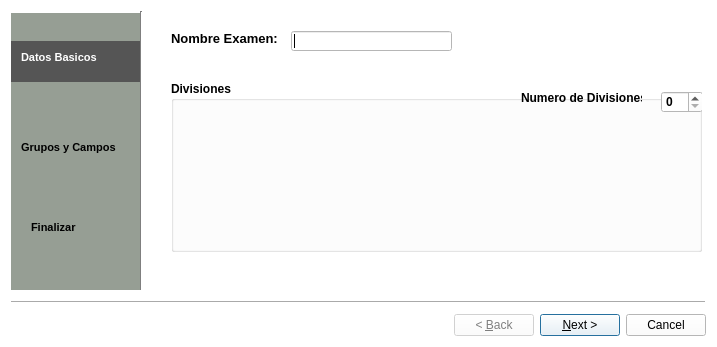
<?xml version="1.0" encoding="UTF-8"?>
<ui version="4.0">
 <class>Wizard</class>
 <widget class="QWizard" name="Wizard">
  <property name="geometry">
   <rect>
    <x>0</x>
    <y>0</y>
    <width>717</width>
    <height>347</height>
   </rect>
  </property>
  <property name="palette">
   <palette>
    <active>
     <colorrole role="WindowText">
      <brush brushstyle="SolidPattern">
       <color alpha="255">
        <red>0</red>
        <green>0</green>
        <blue>0</blue>
       </color>
      </brush>
     </colorrole>
     <colorrole role="Button">
      <brush brushstyle="SolidPattern">
       <color alpha="255">
        <red>255</red>
        <green>255</green>
        <blue>255</blue>
       </color>
      </brush>
     </colorrole>
     <colorrole role="Light">
      <brush brushstyle="SolidPattern">
       <color alpha="255">
        <red>255</red>
        <green>255</green>
        <blue>255</blue>
       </color>
      </brush>
     </colorrole>
     <colorrole role="Midlight">
      <brush brushstyle="SolidPattern">
       <color alpha="255">
        <red>255</red>
        <green>255</green>
        <blue>255</blue>
       </color>
      </brush>
     </colorrole>
     <colorrole role="Dark">
      <brush brushstyle="SolidPattern">
       <color alpha="255">
        <red>127</red>
        <green>127</green>
        <blue>127</blue>
       </color>
      </brush>
     </colorrole>
     <colorrole role="Mid">
      <brush brushstyle="SolidPattern">
       <color alpha="255">
        <red>170</red>
        <green>170</green>
        <blue>170</blue>
       </color>
      </brush>
     </colorrole>
     <colorrole role="Text">
      <brush brushstyle="SolidPattern">
       <color alpha="255">
        <red>0</red>
        <green>0</green>
        <blue>0</blue>
       </color>
      </brush>
     </colorrole>
     <colorrole role="BrightText">
      <brush brushstyle="SolidPattern">
       <color alpha="255">
        <red>255</red>
        <green>255</green>
        <blue>255</blue>
       </color>
      </brush>
     </colorrole>
     <colorrole role="ButtonText">
      <brush brushstyle="SolidPattern">
       <color alpha="255">
        <red>0</red>
        <green>0</green>
        <blue>0</blue>
       </color>
      </brush>
     </colorrole>
     <colorrole role="Base">
      <brush brushstyle="SolidPattern">
       <color alpha="255">
        <red>255</red>
        <green>255</green>
        <blue>255</blue>
       </color>
      </brush>
     </colorrole>
     <colorrole role="Window">
      <brush brushstyle="SolidPattern">
       <color alpha="255">
        <red>255</red>
        <green>255</green>
        <blue>255</blue>
       </color>
      </brush>
     </colorrole>
     <colorrole role="Shadow">
      <brush brushstyle="SolidPattern">
       <color alpha="255">
        <red>0</red>
        <green>0</green>
        <blue>0</blue>
       </color>
      </brush>
     </colorrole>
     <colorrole role="AlternateBase">
      <brush brushstyle="SolidPattern">
       <color alpha="255">
        <red>255</red>
        <green>255</green>
        <blue>255</blue>
       </color>
      </brush>
     </colorrole>
     <colorrole role="ToolTipBase">
      <brush brushstyle="SolidPattern">
       <color alpha="255">
        <red>255</red>
        <green>255</green>
        <blue>220</blue>
       </color>
      </brush>
     </colorrole>
     <colorrole role="ToolTipText">
      <brush brushstyle="SolidPattern">
       <color alpha="255">
        <red>0</red>
        <green>0</green>
        <blue>0</blue>
       </color>
      </brush>
     </colorrole>
    </active>
    <inactive>
     <colorrole role="WindowText">
      <brush brushstyle="SolidPattern">
       <color alpha="255">
        <red>0</red>
        <green>0</green>
        <blue>0</blue>
       </color>
      </brush>
     </colorrole>
     <colorrole role="Button">
      <brush brushstyle="SolidPattern">
       <color alpha="255">
        <red>255</red>
        <green>255</green>
        <blue>255</blue>
       </color>
      </brush>
     </colorrole>
     <colorrole role="Light">
      <brush brushstyle="SolidPattern">
       <color alpha="255">
        <red>255</red>
        <green>255</green>
        <blue>255</blue>
       </color>
      </brush>
     </colorrole>
     <colorrole role="Midlight">
      <brush brushstyle="SolidPattern">
       <color alpha="255">
        <red>255</red>
        <green>255</green>
        <blue>255</blue>
       </color>
      </brush>
     </colorrole>
     <colorrole role="Dark">
      <brush brushstyle="SolidPattern">
       <color alpha="255">
        <red>127</red>
        <green>127</green>
        <blue>127</blue>
       </color>
      </brush>
     </colorrole>
     <colorrole role="Mid">
      <brush brushstyle="SolidPattern">
       <color alpha="255">
        <red>170</red>
        <green>170</green>
        <blue>170</blue>
       </color>
      </brush>
     </colorrole>
     <colorrole role="Text">
      <brush brushstyle="SolidPattern">
       <color alpha="255">
        <red>0</red>
        <green>0</green>
        <blue>0</blue>
       </color>
      </brush>
     </colorrole>
     <colorrole role="BrightText">
      <brush brushstyle="SolidPattern">
       <color alpha="255">
        <red>255</red>
        <green>255</green>
        <blue>255</blue>
       </color>
      </brush>
     </colorrole>
     <colorrole role="ButtonText">
      <brush brushstyle="SolidPattern">
       <color alpha="255">
        <red>0</red>
        <green>0</green>
        <blue>0</blue>
       </color>
      </brush>
     </colorrole>
     <colorrole role="Base">
      <brush brushstyle="SolidPattern">
       <color alpha="255">
        <red>255</red>
        <green>255</green>
        <blue>255</blue>
       </color>
      </brush>
     </colorrole>
     <colorrole role="Window">
      <brush brushstyle="SolidPattern">
       <color alpha="255">
        <red>255</red>
        <green>255</green>
        <blue>255</blue>
       </color>
      </brush>
     </colorrole>
     <colorrole role="Shadow">
      <brush brushstyle="SolidPattern">
       <color alpha="255">
        <red>0</red>
        <green>0</green>
        <blue>0</blue>
       </color>
      </brush>
     </colorrole>
     <colorrole role="AlternateBase">
      <brush brushstyle="SolidPattern">
       <color alpha="255">
        <red>255</red>
        <green>255</green>
        <blue>255</blue>
       </color>
      </brush>
     </colorrole>
     <colorrole role="ToolTipBase">
      <brush brushstyle="SolidPattern">
       <color alpha="255">
        <red>255</red>
        <green>255</green>
        <blue>220</blue>
       </color>
      </brush>
     </colorrole>
     <colorrole role="ToolTipText">
      <brush brushstyle="SolidPattern">
       <color alpha="255">
        <red>0</red>
        <green>0</green>
        <blue>0</blue>
       </color>
      </brush>
     </colorrole>
    </inactive>
    <disabled>
     <colorrole role="WindowText">
      <brush brushstyle="SolidPattern">
       <color alpha="255">
        <red>127</red>
        <green>127</green>
        <blue>127</blue>
       </color>
      </brush>
     </colorrole>
     <colorrole role="Button">
      <brush brushstyle="SolidPattern">
       <color alpha="255">
        <red>255</red>
        <green>255</green>
        <blue>255</blue>
       </color>
      </brush>
     </colorrole>
     <colorrole role="Light">
      <brush brushstyle="SolidPattern">
       <color alpha="255">
        <red>255</red>
        <green>255</green>
        <blue>255</blue>
       </color>
      </brush>
     </colorrole>
     <colorrole role="Midlight">
      <brush brushstyle="SolidPattern">
       <color alpha="255">
        <red>255</red>
        <green>255</green>
        <blue>255</blue>
       </color>
      </brush>
     </colorrole>
     <colorrole role="Dark">
      <brush brushstyle="SolidPattern">
       <color alpha="255">
        <red>127</red>
        <green>127</green>
        <blue>127</blue>
       </color>
      </brush>
     </colorrole>
     <colorrole role="Mid">
      <brush brushstyle="SolidPattern">
       <color alpha="255">
        <red>170</red>
        <green>170</green>
        <blue>170</blue>
       </color>
      </brush>
     </colorrole>
     <colorrole role="Text">
      <brush brushstyle="SolidPattern">
       <color alpha="255">
        <red>127</red>
        <green>127</green>
        <blue>127</blue>
       </color>
      </brush>
     </colorrole>
     <colorrole role="BrightText">
      <brush brushstyle="SolidPattern">
       <color alpha="255">
        <red>255</red>
        <green>255</green>
        <blue>255</blue>
       </color>
      </brush>
     </colorrole>
     <colorrole role="ButtonText">
      <brush brushstyle="SolidPattern">
       <color alpha="255">
        <red>127</red>
        <green>127</green>
        <blue>127</blue>
       </color>
      </brush>
     </colorrole>
     <colorrole role="Base">
      <brush brushstyle="SolidPattern">
       <color alpha="255">
        <red>255</red>
        <green>255</green>
        <blue>255</blue>
       </color>
      </brush>
     </colorrole>
     <colorrole role="Window">
      <brush brushstyle="SolidPattern">
       <color alpha="255">
        <red>255</red>
        <green>255</green>
        <blue>255</blue>
       </color>
      </brush>
     </colorrole>
     <colorrole role="Shadow">
      <brush brushstyle="SolidPattern">
       <color alpha="255">
        <red>0</red>
        <green>0</green>
        <blue>0</blue>
       </color>
      </brush>
     </colorrole>
     <colorrole role="AlternateBase">
      <brush brushstyle="SolidPattern">
       <color alpha="255">
        <red>255</red>
        <green>255</green>
        <blue>255</blue>
       </color>
      </brush>
     </colorrole>
     <colorrole role="ToolTipBase">
      <brush brushstyle="SolidPattern">
       <color alpha="255">
        <red>255</red>
        <green>255</green>
        <blue>220</blue>
       </color>
      </brush>
     </colorrole>
     <colorrole role="ToolTipText">
      <brush brushstyle="SolidPattern">
       <color alpha="255">
        <red>0</red>
        <green>0</green>
        <blue>0</blue>
       </color>
      </brush>
     </colorrole>
    </disabled>
   </palette>
  </property>
  <property name="windowTitle">
   <string>Creador de Examenes</string>
  </property>
  <property name="wizardStyle">
   <enum>QWizard::ClassicStyle</enum>
  </property>
  <widget class="QWizardPage" name="PaginaComienzo">
   <widget class="QLabel" name="label_Basic">
    <property name="geometry">
     <rect>
      <x>10</x>
      <y>40</y>
      <width>78</width>
      <height>13</height>
     </rect>
    </property>
    <property name="text">
     <string>&lt;!DOCTYPE HTML PUBLIC &quot;-//W3C//DTD HTML 4.0//EN&quot; &quot;http://www.w3.org/TR/REC-html40/strict.dtd&quot;&gt;
&lt;html&gt;&lt;head&gt;&lt;meta name=&quot;qrichtext&quot; content=&quot;1&quot; /&gt;&lt;style type=&quot;text/css&quot;&gt;
p, li { white-space: pre-wrap; }
&lt;/style&gt;&lt;/head&gt;&lt;body style=&quot; font-family:'MS Shell Dlg 2'; font-size:8.25pt; font-weight:400; font-style:normal;&quot;&gt;
&lt;p style=&quot; margin-top:0px; margin-bottom:0px; margin-left:0px; margin-right:0px; -qt-block-indent:0; text-indent:0px;&quot;&gt;&lt;span style=&quot; font-size:8pt; font-weight:600; color:#ffffff;&quot;&gt;Datos Basicos&lt;/span&gt;&lt;/p&gt;&lt;/body&gt;&lt;/html&gt;</string>
    </property>
   </widget>
   <widget class="QLabel" name="label_shade">
    <property name="geometry">
     <rect>
      <x>0</x>
      <y>30</y>
      <width>131</width>
      <height>41</height>
     </rect>
    </property>
    <property name="styleSheet">
     <string notr="true">background-color: rgb(85, 85, 85);</string>
    </property>
    <property name="text">
     <string/>
    </property>
   </widget>
   <widget class="QLabel" name="label">
    <property name="geometry">
     <rect>
      <x>10</x>
      <y>130</y>
      <width>98</width>
      <height>13</height>
     </rect>
    </property>
    <property name="text">
     <string>&lt;!DOCTYPE HTML PUBLIC &quot;-//W3C//DTD HTML 4.0//EN&quot; &quot;http://www.w3.org/TR/REC-html40/strict.dtd&quot;&gt;
&lt;html&gt;&lt;head&gt;&lt;meta name=&quot;qrichtext&quot; content=&quot;1&quot; /&gt;&lt;style type=&quot;text/css&quot;&gt;
p, li { white-space: pre-wrap; }
&lt;/style&gt;&lt;/head&gt;&lt;body style=&quot; font-family:'MS Shell Dlg 2'; font-size:8.25pt; font-weight:400; font-style:normal;&quot;&gt;
&lt;p style=&quot; margin-top:0px; margin-bottom:0px; margin-left:0px; margin-right:0px; -qt-block-indent:0; text-indent:0px;&quot;&gt;&lt;span style=&quot; font-size:8pt; font-weight:600;&quot;&gt;Grupos y Campos&lt;/span&gt;&lt;/p&gt;&lt;/body&gt;&lt;/html&gt;</string>
    </property>
   </widget>
   <widget class="QLabel" name="label_2">
    <property name="geometry">
     <rect>
      <x>20</x>
      <y>210</y>
      <width>47</width>
      <height>13</height>
     </rect>
    </property>
    <property name="text">
     <string>&lt;!DOCTYPE HTML PUBLIC &quot;-//W3C//DTD HTML 4.0//EN&quot; &quot;http://www.w3.org/TR/REC-html40/strict.dtd&quot;&gt;
&lt;html&gt;&lt;head&gt;&lt;meta name=&quot;qrichtext&quot; content=&quot;1&quot; /&gt;&lt;style type=&quot;text/css&quot;&gt;
p, li { white-space: pre-wrap; }
&lt;/style&gt;&lt;/head&gt;&lt;body style=&quot; font-family:'MS Shell Dlg 2'; font-size:8.25pt; font-weight:400; font-style:normal;&quot;&gt;
&lt;p style=&quot; margin-top:0px; margin-bottom:0px; margin-left:0px; margin-right:0px; -qt-block-indent:0; text-indent:0px;&quot;&gt;&lt;span style=&quot; font-size:8pt; font-weight:600;&quot;&gt;Finalizar&lt;/span&gt;&lt;/p&gt;&lt;/body&gt;&lt;/html&gt;</string>
    </property>
   </widget>
   <widget class="Line" name="line_2">
    <property name="geometry">
     <rect>
      <x>120</x>
      <y>0</y>
      <width>20</width>
      <height>311</height>
     </rect>
    </property>
    <property name="orientation">
     <enum>Qt::Vertical</enum>
    </property>
   </widget>
   <widget class="QLineEdit" name="line_nombreEx">
    <property name="geometry">
     <rect>
      <x>280</x>
      <y>20</y>
      <width>161</width>
      <height>20</height>
     </rect>
    </property>
   </widget>
   <widget class="QLabel" name="label_9">
    <property name="geometry">
     <rect>
      <x>160</x>
      <y>20</y>
      <width>107</width>
      <height>16</height>
     </rect>
    </property>
    <property name="text">
     <string>&lt;!DOCTYPE HTML PUBLIC &quot;-//W3C//DTD HTML 4.0//EN&quot; &quot;http://www.w3.org/TR/REC-html40/strict.dtd&quot;&gt;
&lt;html&gt;&lt;head&gt;&lt;meta name=&quot;qrichtext&quot; content=&quot;1&quot; /&gt;&lt;style type=&quot;text/css&quot;&gt;
p, li { white-space: pre-wrap; }
&lt;/style&gt;&lt;/head&gt;&lt;body style=&quot; font-family:'MS Shell Dlg 2'; font-size:8.25pt; font-weight:400; font-style:normal;&quot;&gt;
&lt;p style=&quot; margin-top:0px; margin-bottom:0px; margin-left:0px; margin-right:0px; -qt-block-indent:0; text-indent:0px;&quot;&gt;&lt;span style=&quot; font-size:10pt; font-weight:600;&quot;&gt;Nombre Examen:&lt;/span&gt;&lt;/p&gt;&lt;/body&gt;&lt;/html&gt;</string>
    </property>
   </widget>
   <widget class="QGroupBox" name="groupBox">
    <property name="geometry">
     <rect>
      <x>160</x>
      <y>70</y>
      <width>531</width>
      <height>171</height>
     </rect>
    </property>
    <property name="font">
     <font>
      <weight>75</weight>
      <bold>true</bold>
     </font>
    </property>
    <property name="title">
     <string>Divisiones</string>
    </property>
    <widget class="QLabel" name="label_8">
     <property name="geometry">
      <rect>
       <x>350</x>
       <y>10</y>
       <width>121</width>
       <height>13</height>
      </rect>
     </property>
     <property name="text">
      <string>Numero de Divisiones</string>
     </property>
    </widget>
    <widget class="QSpinBox" name="spinBox">
     <property name="geometry">
      <rect>
       <x>490</x>
       <y>10</y>
       <width>42</width>
       <height>22</height>
      </rect>
     </property>
     <property name="maximum">
      <number>5</number>
     </property>
    </widget>
   </widget>
   <widget class="QLabel" name="label_7">
    <property name="geometry">
     <rect>
      <x>0</x>
      <y>2</y>
      <width>131</width>
      <height>301</height>
     </rect>
    </property>
    <property name="styleSheet">
     <string notr="true">background-color: rgb(150, 158, 148);</string>
    </property>
    <property name="text">
     <string/>
    </property>
   </widget>
   <zorder>label_7</zorder>
   <zorder>label_shade</zorder>
   <zorder>label_Basic</zorder>
   <zorder>label</zorder>
   <zorder>label_2</zorder>
   <zorder>line_2</zorder>
   <zorder>line_nombreEx</zorder>
   <zorder>label_9</zorder>
   <zorder>groupBox</zorder>
  </widget>
  <widget class="QWizardPage" name="Pagina_campos">
   <widget class="QLabel" name="label_shade_3">
    <property name="geometry">
     <rect>
      <x>0</x>
      <y>120</y>
      <width>131</width>
      <height>41</height>
     </rect>
    </property>
    <property name="styleSheet">
     <string notr="true">background-color: rgb(85, 85, 85);</string>
    </property>
    <property name="text">
     <string/>
    </property>
   </widget>
   <widget class="QLabel" name="label_Basic_3">
    <property name="geometry">
     <rect>
      <x>10</x>
      <y>40</y>
      <width>78</width>
      <height>13</height>
     </rect>
    </property>
    <property name="text">
     <string>&lt;!DOCTYPE HTML PUBLIC &quot;-//W3C//DTD HTML 4.0//EN&quot; &quot;http://www.w3.org/TR/REC-html40/strict.dtd&quot;&gt;
&lt;html&gt;&lt;head&gt;&lt;meta name=&quot;qrichtext&quot; content=&quot;1&quot; /&gt;&lt;style type=&quot;text/css&quot;&gt;
p, li { white-space: pre-wrap; }
&lt;/style&gt;&lt;/head&gt;&lt;body style=&quot; font-family:'MS Shell Dlg 2'; font-size:8.25pt; font-weight:400; font-style:normal;&quot;&gt;
&lt;p style=&quot; margin-top:0px; margin-bottom:0px; margin-left:0px; margin-right:0px; -qt-block-indent:0; text-indent:0px;&quot;&gt;&lt;span style=&quot; font-size:8pt; font-weight:600; color:#000000;&quot;&gt;Datos Basicos&lt;/span&gt;&lt;/p&gt;&lt;/body&gt;&lt;/html&gt;</string>
    </property>
   </widget>
   <widget class="QLabel" name="label_5">
    <property name="geometry">
     <rect>
      <x>10</x>
      <y>130</y>
      <width>98</width>
      <height>13</height>
     </rect>
    </property>
    <property name="text">
     <string>&lt;!DOCTYPE HTML PUBLIC &quot;-//W3C//DTD HTML 4.0//EN&quot; &quot;http://www.w3.org/TR/REC-html40/strict.dtd&quot;&gt;
&lt;html&gt;&lt;head&gt;&lt;meta name=&quot;qrichtext&quot; content=&quot;1&quot; /&gt;&lt;style type=&quot;text/css&quot;&gt;
p, li { white-space: pre-wrap; }
&lt;/style&gt;&lt;/head&gt;&lt;body style=&quot; font-family:'MS Shell Dlg 2'; font-size:8.25pt; font-weight:400; font-style:normal;&quot;&gt;
&lt;p style=&quot; margin-top:0px; margin-bottom:0px; margin-left:0px; margin-right:0px; -qt-block-indent:0; text-indent:0px;&quot;&gt;&lt;span style=&quot; font-size:8pt; font-weight:600; color:#ffffff;&quot;&gt;Grupos y Campos&lt;/span&gt;&lt;/p&gt;&lt;/body&gt;&lt;/html&gt;</string>
    </property>
   </widget>
   <widget class="Line" name="line_3">
    <property name="geometry">
     <rect>
      <x>120</x>
      <y>-30</y>
      <width>20</width>
      <height>341</height>
     </rect>
    </property>
    <property name="orientation">
     <enum>Qt::Vertical</enum>
    </property>
   </widget>
   <widget class="QLabel" name="label_6">
    <property name="geometry">
     <rect>
      <x>20</x>
      <y>210</y>
      <width>47</width>
      <height>13</height>
     </rect>
    </property>
    <property name="text">
     <string>&lt;!DOCTYPE HTML PUBLIC &quot;-//W3C//DTD HTML 4.0//EN&quot; &quot;http://www.w3.org/TR/REC-html40/strict.dtd&quot;&gt;
&lt;html&gt;&lt;head&gt;&lt;meta name=&quot;qrichtext&quot; content=&quot;1&quot; /&gt;&lt;style type=&quot;text/css&quot;&gt;
p, li { white-space: pre-wrap; }
&lt;/style&gt;&lt;/head&gt;&lt;body style=&quot; font-family:'MS Shell Dlg 2'; font-size:8.25pt; font-weight:400; font-style:normal;&quot;&gt;
&lt;p style=&quot; margin-top:0px; margin-bottom:0px; margin-left:0px; margin-right:0px; -qt-block-indent:0; text-indent:0px;&quot;&gt;&lt;span style=&quot; font-size:8pt; font-weight:600;&quot;&gt;Finalizar&lt;/span&gt;&lt;/p&gt;&lt;/body&gt;&lt;/html&gt;</string>
    </property>
   </widget>
   <widget class="QLabel" name="label_10">
    <property name="geometry">
     <rect>
      <x>0</x>
      <y>2</y>
      <width>131</width>
      <height>301</height>
     </rect>
    </property>
    <property name="styleSheet">
     <string notr="true">background-color: rgb(150, 158, 148);</string>
    </property>
    <property name="text">
     <string/>
    </property>
   </widget>
   <widget class="QLabel" name="label_12">
    <property name="geometry">
     <rect>
      <x>160</x>
      <y>30</y>
      <width>54</width>
      <height>16</height>
     </rect>
    </property>
    <property name="text">
     <string>&lt;!DOCTYPE HTML PUBLIC &quot;-//W3C//DTD HTML 4.0//EN&quot; &quot;http://www.w3.org/TR/REC-html40/strict.dtd&quot;&gt;
&lt;html&gt;&lt;head&gt;&lt;meta name=&quot;qrichtext&quot; content=&quot;1&quot; /&gt;&lt;style type=&quot;text/css&quot;&gt;
p, li { white-space: pre-wrap; }
&lt;/style&gt;&lt;/head&gt;&lt;body style=&quot; font-family:'MS Shell Dlg 2'; font-size:8.25pt; font-weight:400; font-style:normal;&quot;&gt;
&lt;p style=&quot; margin-top:0px; margin-bottom:0px; margin-left:0px; margin-right:0px; -qt-block-indent:0; text-indent:0px;&quot;&gt;&lt;span style=&quot; font-size:8pt; font-weight:600;&quot;&gt;Division:&lt;/span&gt;&lt;/p&gt;&lt;/body&gt;&lt;/html&gt;</string>
    </property>
   </widget>
   <widget class="QLabel" name="label_Division">
    <property name="geometry">
     <rect>
      <x>230</x>
      <y>30</y>
      <width>151</width>
      <height>16</height>
     </rect>
    </property>
    <property name="font">
     <font>
      <pointsize>8</pointsize>
      <weight>75</weight>
      <bold>true</bold>
     </font>
    </property>
    <property name="frameShape">
     <enum>QFrame::StyledPanel</enum>
    </property>
    <property name="text">
     <string/>
    </property>
   </widget>
   <widget class="QLabel" name="label_14">
    <property name="geometry">
     <rect>
      <x>460</x>
      <y>30</y>
      <width>111</width>
      <height>13</height>
     </rect>
    </property>
    <property name="text">
     <string>&lt;!DOCTYPE HTML PUBLIC &quot;-//W3C//DTD HTML 4.0//EN&quot; &quot;http://www.w3.org/TR/REC-html40/strict.dtd&quot;&gt;
&lt;html&gt;&lt;head&gt;&lt;meta name=&quot;qrichtext&quot; content=&quot;1&quot; /&gt;&lt;style type=&quot;text/css&quot;&gt;
p, li { white-space: pre-wrap; }
&lt;/style&gt;&lt;/head&gt;&lt;body style=&quot; font-family:'MS Shell Dlg 2'; font-size:8.25pt; font-weight:400; font-style:normal;&quot;&gt;
&lt;p style=&quot; margin-top:0px; margin-bottom:0px; margin-left:0px; margin-right:0px; -qt-block-indent:0; text-indent:0px;&quot;&gt;&lt;span style=&quot; font-size:8pt; font-weight:600;&quot;&gt;Numero de campos:&lt;/span&gt;&lt;/p&gt;&lt;/body&gt;&lt;/html&gt;</string>
    </property>
   </widget>
   <widget class="QSpinBox" name="spinBox_2">
    <property name="geometry">
     <rect>
      <x>610</x>
      <y>30</y>
      <width>42</width>
      <height>22</height>
     </rect>
    </property>
    <property name="maximum">
     <number>13</number>
    </property>
   </widget>
   <zorder>label_10</zorder>
   <zorder>label_shade_3</zorder>
   <zorder>label_Basic_3</zorder>
   <zorder>label_5</zorder>
   <zorder>line_3</zorder>
   <zorder>label_6</zorder>
   <zorder>label_12</zorder>
   <zorder>label_Division</zorder>
   <zorder>label_14</zorder>
   <zorder>spinBox_2</zorder>
  </widget>
  <widget class="QWizardPage" name="PaginaFinal">
   <widget class="QTreeWidget" name="treeWidget">
    <property name="geometry">
     <rect>
      <x>200</x>
      <y>30</y>
      <width>441</width>
      <height>231</height>
     </rect>
    </property>
    <attribute name="headerVisible">
     <bool>false</bool>
    </attribute>
    <column>
     <property name="text">
      <string notr="true">1</string>
     </property>
    </column>
   </widget>
   <widget class="Line" name="line">
    <property name="geometry">
     <rect>
      <x>120</x>
      <y>-40</y>
      <width>21</width>
      <height>361</height>
     </rect>
    </property>
    <property name="orientation">
     <enum>Qt::Vertical</enum>
    </property>
   </widget>
   <widget class="QLabel" name="label_shade_2">
    <property name="geometry">
     <rect>
      <x>0</x>
      <y>200</y>
      <width>131</width>
      <height>41</height>
     </rect>
    </property>
    <property name="styleSheet">
     <string notr="true">background-color: rgb(85, 85, 85);</string>
    </property>
    <property name="text">
     <string/>
    </property>
   </widget>
   <widget class="QLabel" name="label_Basic_2">
    <property name="geometry">
     <rect>
      <x>10</x>
      <y>40</y>
      <width>78</width>
      <height>13</height>
     </rect>
    </property>
    <property name="text">
     <string>&lt;!DOCTYPE HTML PUBLIC &quot;-//W3C//DTD HTML 4.0//EN&quot; &quot;http://www.w3.org/TR/REC-html40/strict.dtd&quot;&gt;
&lt;html&gt;&lt;head&gt;&lt;meta name=&quot;qrichtext&quot; content=&quot;1&quot; /&gt;&lt;style type=&quot;text/css&quot;&gt;
p, li { white-space: pre-wrap; }
&lt;/style&gt;&lt;/head&gt;&lt;body style=&quot; font-family:'MS Shell Dlg 2'; font-size:8.25pt; font-weight:400; font-style:normal;&quot;&gt;
&lt;p style=&quot; margin-top:0px; margin-bottom:0px; margin-left:0px; margin-right:0px; -qt-block-indent:0; text-indent:0px;&quot;&gt;&lt;span style=&quot; font-size:8pt; font-weight:600; color:#000000;&quot;&gt;Datos Basicos&lt;/span&gt;&lt;/p&gt;&lt;/body&gt;&lt;/html&gt;</string>
    </property>
   </widget>
   <widget class="QLabel" name="label_3">
    <property name="geometry">
     <rect>
      <x>10</x>
      <y>130</y>
      <width>98</width>
      <height>13</height>
     </rect>
    </property>
    <property name="text">
     <string>&lt;!DOCTYPE HTML PUBLIC &quot;-//W3C//DTD HTML 4.0//EN&quot; &quot;http://www.w3.org/TR/REC-html40/strict.dtd&quot;&gt;
&lt;html&gt;&lt;head&gt;&lt;meta name=&quot;qrichtext&quot; content=&quot;1&quot; /&gt;&lt;style type=&quot;text/css&quot;&gt;
p, li { white-space: pre-wrap; }
&lt;/style&gt;&lt;/head&gt;&lt;body style=&quot; font-family:'MS Shell Dlg 2'; font-size:8.25pt; font-weight:400; font-style:normal;&quot;&gt;
&lt;p style=&quot; margin-top:0px; margin-bottom:0px; margin-left:0px; margin-right:0px; -qt-block-indent:0; text-indent:0px;&quot;&gt;&lt;span style=&quot; font-size:8pt; font-weight:600;&quot;&gt;Grupos y Campos&lt;/span&gt;&lt;/p&gt;&lt;/body&gt;&lt;/html&gt;</string>
    </property>
   </widget>
   <widget class="QLabel" name="label_4">
    <property name="geometry">
     <rect>
      <x>10</x>
      <y>210</y>
      <width>47</width>
      <height>13</height>
     </rect>
    </property>
    <property name="text">
     <string>&lt;!DOCTYPE HTML PUBLIC &quot;-//W3C//DTD HTML 4.0//EN&quot; &quot;http://www.w3.org/TR/REC-html40/strict.dtd&quot;&gt;
&lt;html&gt;&lt;head&gt;&lt;meta name=&quot;qrichtext&quot; content=&quot;1&quot; /&gt;&lt;style type=&quot;text/css&quot;&gt;
p, li { white-space: pre-wrap; }
&lt;/style&gt;&lt;/head&gt;&lt;body style=&quot; font-family:'MS Shell Dlg 2'; font-size:8.25pt; font-weight:400; font-style:normal;&quot;&gt;
&lt;p style=&quot; margin-top:0px; margin-bottom:0px; margin-left:0px; margin-right:0px; -qt-block-indent:0; text-indent:0px;&quot;&gt;&lt;span style=&quot; font-size:8pt; font-weight:600; color:#ffffff;&quot;&gt;Finalizar&lt;/span&gt;&lt;/p&gt;&lt;/body&gt;&lt;/html&gt;</string>
    </property>
   </widget>
   <widget class="QLabel" name="label_11">
    <property name="geometry">
     <rect>
      <x>0</x>
      <y>2</y>
      <width>131</width>
      <height>301</height>
     </rect>
    </property>
    <property name="styleSheet">
     <string notr="true">background-color: rgb(150, 158, 148);</string>
    </property>
    <property name="text">
     <string/>
    </property>
   </widget>
   <zorder>label_11</zorder>
   <zorder>treeWidget</zorder>
   <zorder>line</zorder>
   <zorder>label_shade_2</zorder>
   <zorder>label_Basic_2</zorder>
   <zorder>label_3</zorder>
   <zorder>label_4</zorder>
  </widget>
 </widget>
 <resources/>
 <connections/>
</ui>
